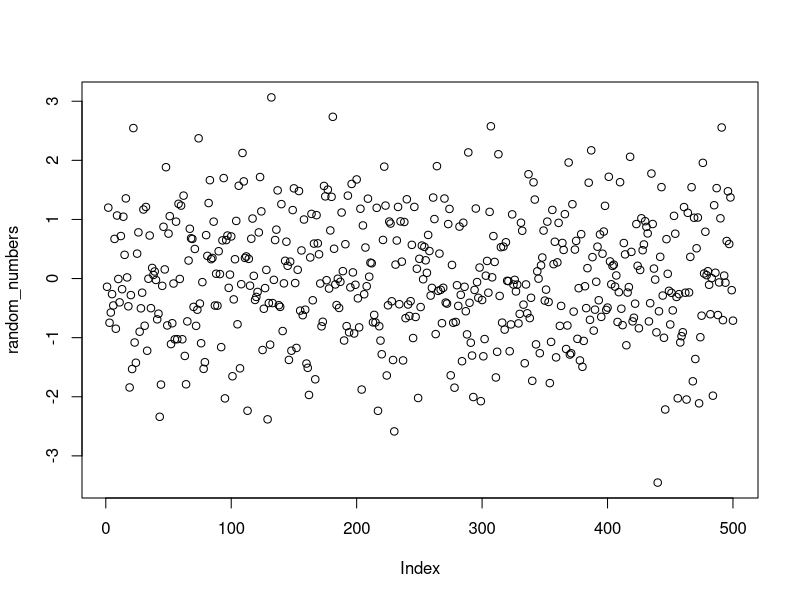

Here is the R script that generated this plot:
#Function accepts a vector and calculated the percentage value for each element

add_percent <- function(input, mul_variable, no_of_digit)
{
  percent <- round(input * mul_variable, digits = no_of_digit)
  result <- paste(percent, "%", sep = "")
  # Return the calculation. Note this is an optional
  # since R returns the values of the last line of code
  return(result)
}

Input_var <- c(0.458, 1.6653, 0.83113)
mul_variable <- c(0.458, 1.6653, 0.83113)
no_of_digit <- 2
updated_vector <- add_percent(Input_var, mul_variable= 100, no_of_digit=3)
updated_vector

# Adding default values

add_percent <- function(value, multiplier = 100, no_digits = 1)
{
  # Multiply the number by inputted multiplier, and only show 1 digit
  percent <- round(value * multiplier, digits = no_digits)
  result <- paste(percent, "%", sep = "")
  # Return the calculation. Note this is optional 
  #since R returns the value of the last line of code
  return(result)
}

add_percent_result <- add_percent(Input_var)
add_percent_result

# decision making --------------------------------------------------------


price_calculator <- function(hours, pph = 40){
  net_price <- hours * pph
  round(net_price)
  return(net_price)
}

price_calculator(hours = 10)


# Adding a simple IF statement
# Adding a simple IF statement

price_calculator <- function(hours, pph = 40){
  net_price <- hours * pph
  if(hours > 100) {
    net_price <- net_price * 0.9
  }
  round(net_price)
  return(net_price)
}

price_calculator(hours = 100)
price_calculator(hours = 90)


price_calculator <- function(hours, pph = 40, public = TRUE){
  net_price <- hours * pph
  if(hours > 100) {
    net_price <- net_price * 0.9
  }
  if(public){
    total_price <- net_price * 1.06
  }
  else {
    total_price <- net_price * 1.12
  }
  round(total_price)
  return(total_price)
}

price_calculator(45, public = TRUE)
price_calculator(120, public = FALSE)

#complex function example
my_stats <- function(x, parametric=TRUE, print=FALSE){
  # Use an IF statement to check if value
  # of the "parametric variable is TRUE
  if (parametric){
    # If true, set CT to use mean and SD
    central_tendency <- mean(x)
    spread <- sd(x)
  }
  else 
  {
    # otherwise it is false. Use median and
    # median absolute deviation
    central_tendency <- median(x)
    spread <- mad(x)
  }
  if (print & parametric) # if both are true
  {
    # Concatenate is the same as print function
    cat("Mean=", central_tendency, "\n", "SD=", spread, "\n")
  } 
  else if (print & !parametric) 
  {
    cat("Median=", central_tendency, "\n", "MAD=", spread, "\n")
  }
  result <- list(central_tendency, spread)
  return(result)
}

#Set the environment to test this function
set.seed(34)
# rnorm generates a random value from the normal distribution
random_numbers <- rnorm(500)
random_numbers
plot(random_numbers)
summary(random_numbers)

my_stat_result <- my_stats(random_numbers, parametric = FALSE, print = TRUE)
# my_stat_result <- my_stats(random_numbers) # doesnt show anything - print is set to FALSE by default
my_stat_result

# Switch function
mydate <- function(type="long") {
  switch(type,
         long = format(Sys.time(), "%A %B %d %Y"),
         short = format(Sys.time(), "%m-%d-%y"),
         # cat used to output objects
         cat(type, "is not a recognised type")
  )
}

mydate("long")
mydate("short")
mydate()
mydate("medium")